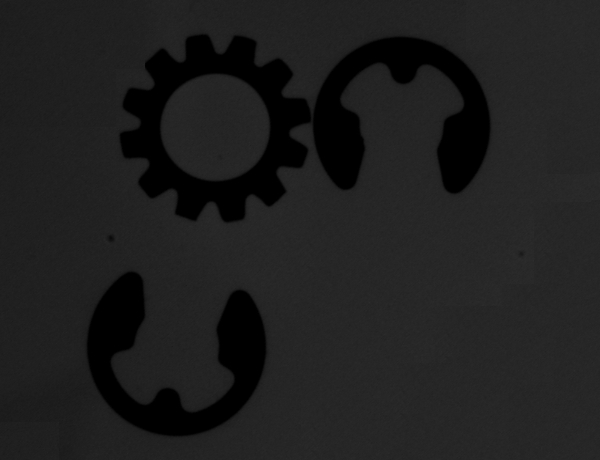
//> input picture data/gearwheel.jpg, 600 x 460 px
$ ./myEqualizeHist   (built with g++ and OpenCV 4)
//> lines starting //> are read from the running program, lines starting //| are printed output that depends on the picture; after the words box and inside, x2 and y2 are one past the last pixel; in counts of white or black regions, pixels touching at a corner belong together
#include <opencv2\opencv.hpp>
#include <iostream>

using namespace cv;
using namespace std;

void drawHist(Mat &hist, int type, string name)  //归一化并绘制直方图函数
{
	int hist_w = 512;
	int hist_h = 400;
	int width = 2;
	Mat histImage = Mat::zeros(hist_h, hist_w, CV_8UC3);
	normalize(hist, hist, 1, 0, type, -1, Mat());
	for (int i = 1; i <= hist.rows; i++)
	{
		rectangle(histImage, Point(width*(i - 1), hist_h - 1),
			Point(width*i - 1, hist_h - cvRound(hist_h*hist.at<float>(i - 1)) - 1),
			Scalar(255, 255, 255), -1);
	}
	imshow(name, histImage);
}
//主函数
int main()
{
	Mat img = imread("gearwheel.jpg");
//> img is the input picture: 460 rows x 600 cols, CV_8UC3; min 0, max 45, mean 30.7
	if (img.empty())
	{
		cout << "请确认图像文件名称是否正确" << endl;
		return -1;
	}
	Mat gray, hist, hist2;
	cvtColor(img, gray, COLOR_BGR2GRAY);
	Mat equalImg;
	equalizeHist(gray, equalImg);  //将图像直方图均衡化
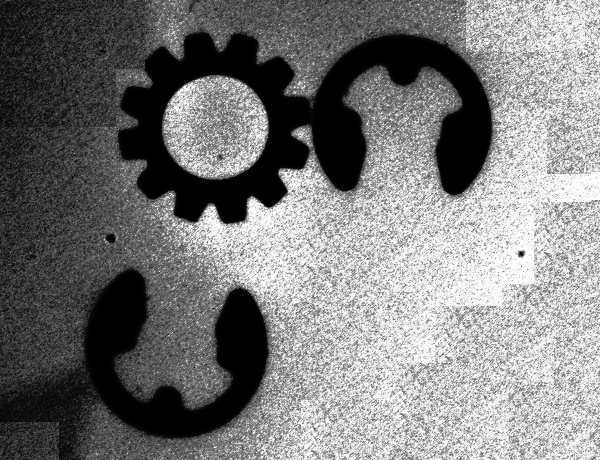
//> equalImg: 460 rows x 600 cols, CV_8UC1; min 0, max 255, mean 122.4
	const int channels[1] = { 0 };
	float inRanges[2] = { 0,255 };
	const float* ranges[1] = { inRanges };
	const int bins[1] = { 256 };
	calcHist(&gray, 1, channels, Mat(), hist, 1, bins, ranges);
//> hist = 256 values, max 41978 at index 38, min 0 at index 46, mean 1078.1
	calcHist(&equalImg, 1, channels, Mat(), hist2, 1, bins, ranges);
//> hist2 = 256 values, max 41978 at index 200, min 0 at index 10, mean 1074.1
	drawHist(hist, NORM_INF, "hist");
//> in drawHist, `normalize(hist, hist, 1, 0, type, -1, Mat());`: hist = 256 values, max 1 at index 38, min 0 at index 46, mean 0.0257
//> after the loop in drawHist, `for (int i = 1; i <= hist.rows; i++)`:
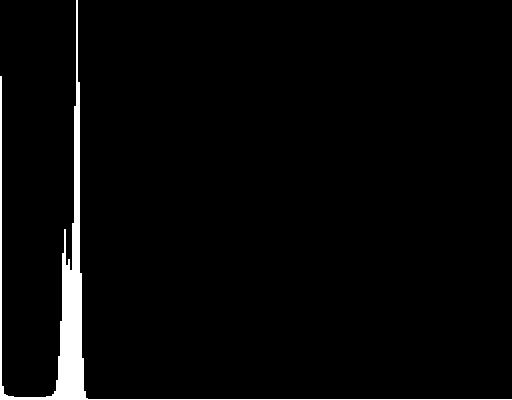
//> histImage: 400 rows x 512 cols, CV_8UC3; 2.8% white; 1 white region, box (x1, y1, x2, y2) and area: (0, 0, 512, 400) 5768
	drawHist(hist2, NORM_INF, "hist2");
//> call 2 of drawHist, with type = 1, name = "hist2"
//> in drawHist (call 2), `normalize(hist, hist, 1, 0, type, -1, Mat());`: hist = 256 values, max 1 at index 200, min 0 at index 10, mean 0.0256
//> after the loop in drawHist (call 2), `for (int i = 1; i <= hist.rows; i++)`:
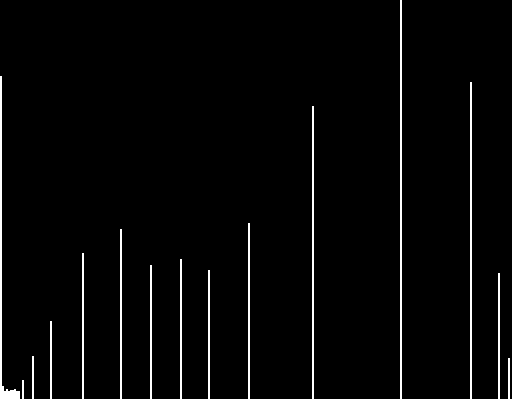
//> histImage: 400 rows x 512 cols, CV_8UC3; 2.8% white in thin lines or dots
//> hist2 has the same summary as hist in drawHist
	imshow("原图", gray);
	imshow("均衡化后的图像", equalImg);
	waitKey(0);
	return 0;
}
